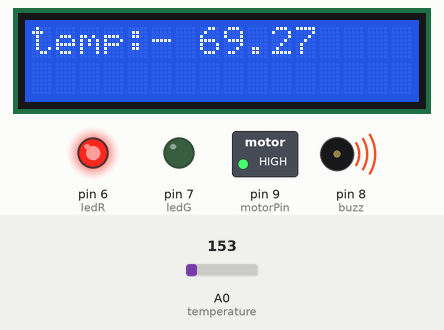
Bench run of a sketch on a simulated Arduino Uno, built with avr-gcc and run on an emulated ATmega328P. Shown: 16×2 character LCD, switched loads named in the sketch (green lamp = pin HIGH), output pins drawn as LEDs (lit = HIGH), buzzer (waves = sounding, pin HIGH). Inputs (shaded band) come from the test bench; at power-on: A0 (temperature) = 153. What the sketch prints to the serial monitor is not drawn.

Above: at 1.2 s.
1.3 s: A0 (temperature) set to 165
At 3.5 s:
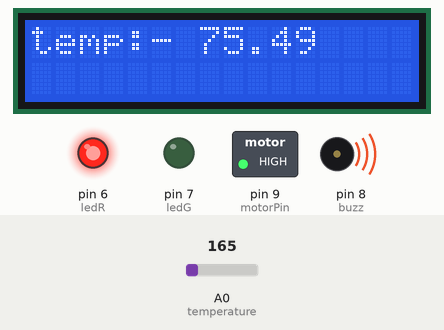
4.0 s: A0 (temperature) set to 175
At 5.2 s:
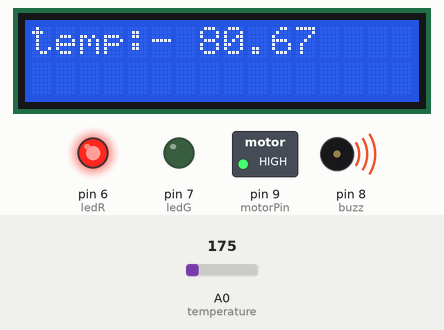
6.7 s: A0 (temperature) set to 191
At 8.6 s:
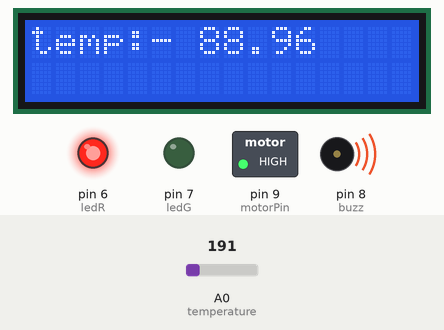
Timing chart, 0 to 10.1 s (numbered marks = the images above; inputs shaded):
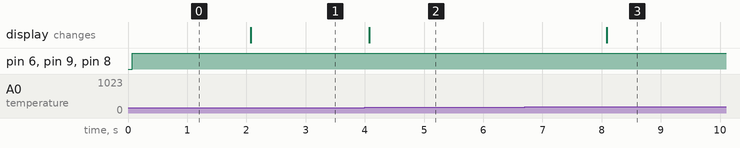

Measured:
- after the input at 1.3 s, the display: changes after 0.77 s (image 1)
- after the input at 4.0 s, the display: changes after 0.08 s (image 2)
- after the input at 6.7 s, the display: changes after 1.4 s (image 3)

The sketch:

temp.ino
```cpp
#include <LiquidCrystal.h>
int seconds = 0;
int motorPin = 9;
const int temperature = A0; //A0 is the analog pin
int ledR=6;
int ledG=7;
int buzz=8;

LiquidCrystal lcd(12, 11, 5, 4, 3, 2);

void setup()
{
  lcd.begin(16, 2);
  Serial.begin(9600);
  pinMode(motorPin,OUTPUT);
  pinMode(temperature,INPUT);
  pinMode(ledR, OUTPUT);
  pinMode(ledG, OUTPUT);
  pinMode(buzz, OUTPUT);
}

void loop()
{
  lcd.clear();
  int Temp = analogRead(temperature);
  float volts = (Temp / 965.0) * 5;
  float celcius = (volts - 0.5) * 100;
  celcius=celcius+40;
  float fahrenheit = (celcius * 9 / 5 + 32);
  Serial.println(fahrenheit);
  Serial.println(celcius);
  lcd.setCursor(0, 0);
  lcd.print("temp:-");
  lcd.setCursor(7, 0);
  lcd.print(celcius);
  if(celcius>=25.00){
    digitalWrite(ledR,HIGH);
    digitalWrite(buzz,HIGH);
    digitalWrite(ledG,LOW);
    digitalWrite(motorPin, HIGH);
  }else{
    digitalWrite(ledR,LOW);
    digitalWrite(buzz,LOW);
     digitalWrite(ledG,HIGH);
    digitalWrite(motorPin, LOW);
  }

  delay(2000);


}
```
